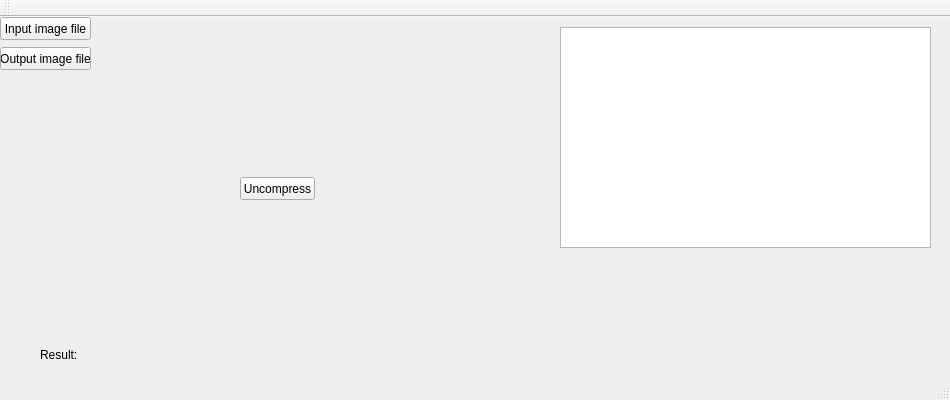
<?xml version="1.0" encoding="UTF-8"?>
<ui version="4.0">
 <class>MainWindow</class>
 <widget class="QMainWindow" name="MainWindow">
  <property name="geometry">
   <rect>
    <x>0</x>
    <y>0</y>
    <width>950</width>
    <height>400</height>
   </rect>
  </property>
  <property name="windowTitle">
   <string>Uncompressing tiff file</string>
  </property>
  <widget class="QWidget" name="centralWidget">
   <widget class="QPushButton" name="pushButtonInputFile">
    <property name="geometry">
     <rect>
      <x>0</x>
      <y>0</y>
      <width>91</width>
      <height>23</height>
     </rect>
    </property>
    <property name="text">
     <string>Input image file</string>
    </property>
   </widget>
   <widget class="QLabel" name="labelInputFile">
    <property name="geometry">
     <rect>
      <x>90</x>
      <y>0</y>
      <width>421</width>
      <height>21</height>
     </rect>
    </property>
    <property name="text">
     <string/>
    </property>
   </widget>
   <widget class="QPushButton" name="pushButtonUncompress">
    <property name="geometry">
     <rect>
      <x>240</x>
      <y>160</y>
      <width>75</width>
      <height>23</height>
     </rect>
    </property>
    <property name="text">
     <string>Uncompress</string>
    </property>
   </widget>
   <widget class="QLabel" name="label">
    <property name="geometry">
     <rect>
      <x>40</x>
      <y>330</y>
      <width>41</width>
      <height>16</height>
     </rect>
    </property>
    <property name="text">
     <string>Result:</string>
    </property>
   </widget>
   <widget class="QLabel" name="labelResult">
    <property name="geometry">
     <rect>
      <x>80</x>
      <y>330</y>
      <width>491</width>
      <height>16</height>
     </rect>
    </property>
    <property name="text">
     <string/>
    </property>
   </widget>
   <widget class="QTextEdit" name="textEdit">
    <property name="geometry">
     <rect>
      <x>560</x>
      <y>10</y>
      <width>371</width>
      <height>221</height>
     </rect>
    </property>
   </widget>
   <widget class="QPushButton" name="pushButtonOutputFile">
    <property name="geometry">
     <rect>
      <x>0</x>
      <y>30</y>
      <width>91</width>
      <height>23</height>
     </rect>
    </property>
    <property name="text">
     <string>Output image file</string>
    </property>
   </widget>
   <widget class="QLabel" name="labelOutputFile">
    <property name="geometry">
     <rect>
      <x>90</x>
      <y>30</y>
      <width>421</width>
      <height>21</height>
     </rect>
    </property>
    <property name="text">
     <string/>
    </property>
   </widget>
  </widget>
  <widget class="QMenuBar" name="menuBar">
   <property name="geometry">
    <rect>
     <x>0</x>
     <y>0</y>
     <width>950</width>
     <height>18</height>
    </rect>
   </property>
  </widget>
  <widget class="QToolBar" name="mainToolBar">
   <attribute name="toolBarArea">
    <enum>TopToolBarArea</enum>
   </attribute>
   <attribute name="toolBarBreak">
    <bool>false</bool>
   </attribute>
  </widget>
  <widget class="QStatusBar" name="statusBar"/>
 </widget>
 <layoutdefault spacing="6" margin="11"/>
 <resources/>
 <connections>
  <connection>
   <sender>pushButtonOutputFile</sender>
   <signal>clicked()</signal>
   <receiver>MainWindow</receiver>
   <slot>outputFileSelecter()</slot>
   <hints>
    <hint type="sourcelabel">
     <x>31</x>
     <y>84</y>
    </hint>
    <hint type="destinationlabel">
     <x>56</x>
     <y>207</y>
    </hint>
   </hints>
  </connection>
  <connection>
   <sender>pushButtonInputFile</sender>
   <signal>clicked()</signal>
   <receiver>MainWindow</receiver>
   <slot>inputFileSelecter()</slot>
   <hints>
    <hint type="sourcelabel">
     <x>62</x>
     <y>43</y>
    </hint>
    <hint type="destinationlabel">
     <x>262</x>
     <y>59</y>
    </hint>
   </hints>
  </connection>
  <connection>
   <sender>pushButtonUncompress</sender>
   <signal>clicked()</signal>
   <receiver>MainWindow</receiver>
   <slot>uncompresser()</slot>
   <hints>
    <hint type="sourcelabel">
     <x>308</x>
     <y>206</y>
    </hint>
    <hint type="destinationlabel">
     <x>395</x>
     <y>259</y>
    </hint>
   </hints>
  </connection>
 </connections>
 <slots>
  <slot>outputFileSelecter()</slot>
  <slot>inputFileSelecter()</slot>
  <slot>uncompresser()</slot>
 </slots>
</ui>
